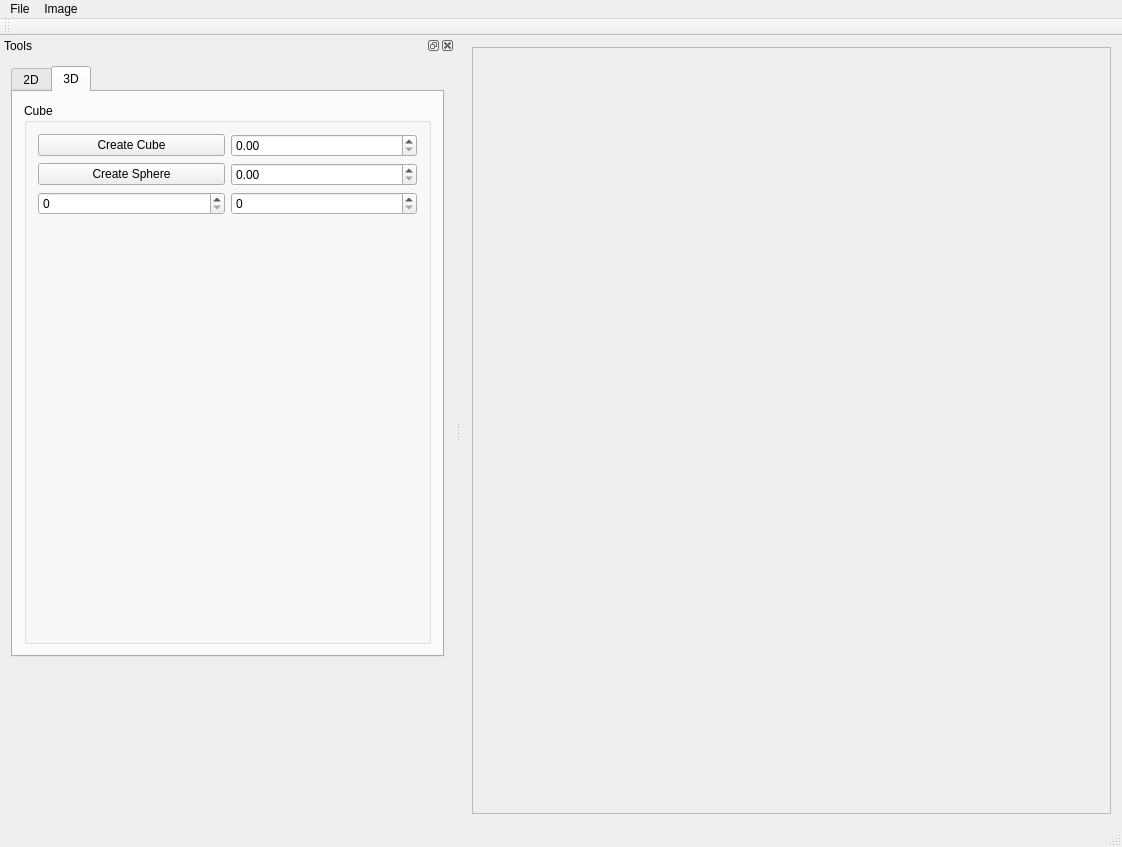
<?xml version="1.0" encoding="UTF-8"?>
<ui version="4.0">
 <class>ImageViewerClass</class>
 <widget class="QMainWindow" name="ImageViewerClass">
  <property name="geometry">
   <rect>
    <x>0</x>
    <y>0</y>
    <width>1122</width>
    <height>847</height>
   </rect>
  </property>
  <property name="windowTitle">
   <string>ImageViewer</string>
  </property>
  <widget class="QWidget" name="centralWidget">
   <layout class="QGridLayout" name="gridLayout_2">
    <item row="0" column="1">
     <widget class="QScrollArea" name="scrollArea">
      <property name="widgetResizable">
       <bool>true</bool>
      </property>
      <widget class="QWidget" name="scrollAreaWidgetContents">
       <property name="geometry">
        <rect>
         <x>0</x>
         <y>0</y>
         <width>655</width>
         <height>767</height>
        </rect>
       </property>
      </widget>
     </widget>
    </item>
   </layout>
  </widget>
  <widget class="QMenuBar" name="menuBar">
   <property name="geometry">
    <rect>
     <x>0</x>
     <y>0</y>
     <width>1122</width>
     <height>21</height>
    </rect>
   </property>
   <widget class="QMenu" name="menuFile">
    <property name="title">
     <string>File</string>
    </property>
    <addaction name="actionOpen"/>
    <addaction name="actionSave_as"/>
    <addaction name="separator"/>
    <addaction name="actionExit"/>
    <addaction name="actionLoad_Vtk"/>
    <addaction name="actionSave_Vtk"/>
   </widget>
   <widget class="QMenu" name="menuImage">
    <property name="title">
     <string>Image</string>
    </property>
    <addaction name="actionClear"/>
   </widget>
   <addaction name="menuFile"/>
   <addaction name="menuImage"/>
  </widget>
  <widget class="QToolBar" name="mainToolBar">
   <attribute name="toolBarArea">
    <enum>TopToolBarArea</enum>
   </attribute>
   <attribute name="toolBarBreak">
    <bool>false</bool>
   </attribute>
  </widget>
  <widget class="QStatusBar" name="statusBar"/>
  <widget class="QDockWidget" name="dockWidget">
   <property name="windowTitle">
    <string>Tools</string>
   </property>
   <attribute name="dockWidgetArea">
    <number>1</number>
   </attribute>
   <widget class="QWidget" name="dockWidgetContents">
    <layout class="QVBoxLayout" name="verticalLayout">
     <item>
      <widget class="QTabWidget" name="tabWidget">
       <property name="currentIndex">
        <number>1</number>
       </property>
       <widget class="QWidget" name="tab_3">
        <attribute name="title">
         <string>2D</string>
        </attribute>
        <layout class="QVBoxLayout" name="verticalLayout_3">
         <item>
          <widget class="QGroupBox" name="groupBox">
           <property name="title">
            <string>Color</string>
           </property>
           <layout class="QVBoxLayout" name="verticalLayout_2">
            <item>
             <widget class="QPushButton" name="pushButtonSetColor">
              <property name="text">
               <string/>
              </property>
             </widget>
            </item>
            <item>
             <widget class="QPushButton" name="pushButtonFill">
              <property name="text">
               <string>Fill</string>
              </property>
             </widget>
            </item>
           </layout>
          </widget>
         </item>
         <item>
          <widget class="QGroupBox" name="groupBox_2">
           <property name="title">
            <string>Draw</string>
           </property>
           <layout class="QGridLayout" name="gridLayout">
            <item row="4" column="0">
             <widget class="QToolButton" name="toolButtonRotate">
              <property name="text">
               <string>Rotate</string>
              </property>
              <property name="checkable">
               <bool>false</bool>
              </property>
             </widget>
            </item>
            <item row="0" column="0" colspan="4">
             <widget class="QComboBox" name="comboBoxLineAlg">
              <item>
               <property name="text">
                <string>DDA</string>
               </property>
              </item>
              <item>
               <property name="text">
                <string>Bresenham</string>
               </property>
              </item>
             </widget>
            </item>
            <item row="2" column="0">
             <widget class="QToolButton" name="toolButtonDrawPoly">
              <property name="text">
               <string>Polygon</string>
              </property>
             </widget>
            </item>
            <item row="5" column="3">
             <widget class="QDoubleSpinBox" name="doubleSpinBoxScaleY">
              <property name="singleStep">
               <double>0.250000000000000</double>
              </property>
             </widget>
            </item>
            <item row="7" column="2">
             <widget class="QDoubleSpinBox" name="doubleSpinBoxSlopeX">
              <property name="minimum">
               <double>-99.000000000000000</double>
              </property>
             </widget>
            </item>
            <item row="4" column="3">
             <widget class="QSpinBox" name="spinBoxRotate">
              <property name="minimum">
               <number>-360</number>
              </property>
              <property name="maximum">
               <number>360</number>
              </property>
             </widget>
            </item>
            <item row="5" column="0">
             <widget class="QToolButton" name="toolButtonScale">
              <property name="text">
               <string>Scale</string>
              </property>
             </widget>
            </item>
            <item row="7" column="0">
             <widget class="QToolButton" name="toolButtonSlope">
              <property name="text">
               <string>Slope</string>
              </property>
             </widget>
            </item>
            <item row="1" column="0">
             <widget class="QToolButton" name="toolButtonDrawLine">
              <property name="text">
               <string>Line</string>
              </property>
              <property name="checkable">
               <bool>true</bool>
              </property>
             </widget>
            </item>
            <item row="3" column="0">
             <widget class="QToolButton" name="toolButtonDrawCircle">
              <property name="text">
               <string>Circle</string>
              </property>
             </widget>
            </item>
            <item row="2" column="3">
             <widget class="QPushButton" name="pushButtonClear">
              <property name="text">
               <string>Clear</string>
              </property>
             </widget>
            </item>
            <item row="8" column="0">
             <widget class="QToolButton" name="toolButtonSymmetry">
              <property name="text">
               <string>Symmetry</string>
              </property>
             </widget>
            </item>
            <item row="2" column="2">
             <widget class="QRadioButton" name="radioButtonClear">
              <property name="text">
               <string>1obj</string>
              </property>
             </widget>
            </item>
            <item row="5" column="2">
             <widget class="QDoubleSpinBox" name="doubleSpinBoxScaleX">
              <property name="singleStep">
               <double>0.250000000000000</double>
              </property>
             </widget>
            </item>
            <item row="1" column="1">
             <widget class="QToolButton" name="toolButtonDrawCurve">
              <property name="text">
               <string>Curve</string>
              </property>
              <property name="checkable">
               <bool>true</bool>
              </property>
             </widget>
            </item>
            <item row="1" column="3">
             <spacer name="horizontalSpacer">
              <property name="orientation">
               <enum>Qt::Orientation::Horizontal</enum>
              </property>
              <property name="sizeHint" stdset="0">
               <size>
                <width>40</width>
                <height>20</height>
               </size>
              </property>
             </spacer>
            </item>
           </layout>
          </widget>
         </item>
         <item>
          <widget class="QGroupBox" name="groupBoxFill">
           <property name="title">
            <string/>
           </property>
           <layout class="QGridLayout" name="gridLayout_3">
            <item row="1" column="0">
             <widget class="QComboBox" name="comboBoxInterpolation">
              <item>
               <property name="text">
                <string>ScanLine</string>
               </property>
              </item>
              <item>
               <property name="text">
                <string>Neighbours</string>
               </property>
              </item>
              <item>
               <property name="text">
                <string>Barycentric</string>
               </property>
              </item>
             </widget>
            </item>
            <item row="1" column="1">
             <widget class="QPushButton" name="pushButtonVertex1">
              <property name="text">
               <string>Vertex 1</string>
              </property>
             </widget>
            </item>
            <item row="2" column="1">
             <widget class="QPushButton" name="pushButtonVertex3">
              <property name="text">
               <string>Vertex 3</string>
              </property>
             </widget>
            </item>
            <item row="2" column="0">
             <widget class="QPushButton" name="pushButtonVertex2">
              <property name="text">
               <string>Vertex 2</string>
              </property>
             </widget>
            </item>
           </layout>
          </widget>
         </item>
         <item>
          <widget class="QGroupBox" name="groupBoxCurve">
           <property name="title">
            <string/>
           </property>
           <layout class="QGridLayout" name="gridLayout_4">
            <item row="0" column="2">
             <widget class="QSpinBox" name="spinBoxLength"/>
            </item>
            <item row="0" column="4">
             <widget class="QCheckBox" name="checkBoxCurve">
              <property name="text">
               <string>Show Control Polygon</string>
              </property>
             </widget>
            </item>
            <item row="0" column="1">
             <widget class="QSpinBox" name="spinBoxAngle">
              <property name="minimum">
               <number>-360</number>
              </property>
              <property name="maximum">
               <number>360</number>
              </property>
             </widget>
            </item>
            <item row="1" column="1">
             <widget class="QComboBox" name="comboBoxCurve">
              <item>
               <property name="text">
                <string>Hermite</string>
               </property>
              </item>
              <item>
               <property name="text">
                <string>Bezier</string>
               </property>
              </item>
              <item>
               <property name="text">
                <string>Coon's B-Spline</string>
               </property>
              </item>
             </widget>
            </item>
            <item row="1" column="2">
             <widget class="QPushButton" name="pushButtonClearCurve">
              <property name="text">
               <string>Clear curve points</string>
              </property>
             </widget>
            </item>
           </layout>
          </widget>
         </item>
        </layout>
       </widget>
       <widget class="QWidget" name="tab_4">
        <attribute name="title">
         <string>3D</string>
        </attribute>
        <layout class="QVBoxLayout" name="verticalLayout_4">
         <item>
          <widget class="QGroupBox" name="groupBox_3">
           <property name="title">
            <string>Cube</string>
           </property>
           <layout class="QGridLayout" name="gridLayout_5">
            <item row="0" column="0">
             <widget class="QPushButton" name="createCube_btn">
              <property name="text">
               <string>Create Cube</string>
              </property>
              <property name="checkable">
               <bool>false</bool>
              </property>
             </widget>
            </item>
            <item row="0" column="1">
             <widget class="QDoubleSpinBox" name="side_sb"/>
            </item>
            <item row="1" column="0">
             <widget class="QPushButton" name="createSphere_btn">
              <property name="text">
               <string>Create Sphere</string>
              </property>
              <property name="checkable">
               <bool>false</bool>
              </property>
             </widget>
            </item>
            <item row="2" column="0">
             <widget class="QSpinBox" name="paral_sb"/>
            </item>
            <item row="1" column="1">
             <widget class="QDoubleSpinBox" name="radius_sb"/>
            </item>
            <item row="2" column="1">
             <widget class="QSpinBox" name="merid_sb"/>
            </item>
            <item row="3" column="0">
             <spacer name="verticalSpacer_2">
              <property name="orientation">
               <enum>Qt::Orientation::Vertical</enum>
              </property>
              <property name="sizeHint" stdset="0">
               <size>
                <width>20</width>
                <height>40</height>
               </size>
              </property>
             </spacer>
            </item>
           </layout>
          </widget>
         </item>
        </layout>
       </widget>
      </widget>
     </item>
     <item>
      <spacer name="verticalSpacer">
       <property name="orientation">
        <enum>Qt::Orientation::Vertical</enum>
       </property>
       <property name="sizeHint" stdset="0">
        <size>
         <width>20</width>
         <height>40</height>
        </size>
       </property>
      </spacer>
     </item>
    </layout>
   </widget>
  </widget>
  <action name="actionOpen">
   <property name="text">
    <string>Open</string>
   </property>
   <property name="shortcut">
    <string>Ctrl+O</string>
   </property>
  </action>
  <action name="actionSave_as">
   <property name="text">
    <string>Save as</string>
   </property>
   <property name="shortcut">
    <string>Ctrl+S</string>
   </property>
  </action>
  <action name="actionClear">
   <property name="text">
    <string>Clear</string>
   </property>
  </action>
  <action name="actionExit">
   <property name="text">
    <string>Exit</string>
   </property>
   <property name="shortcut">
    <string>Alt+F4</string>
   </property>
  </action>
  <action name="actionResize">
   <property name="text">
    <string>Resize</string>
   </property>
  </action>
  <action name="actionLoad_Vtk">
   <property name="text">
    <string>Load Vtk</string>
   </property>
  </action>
  <action name="actionSave_Vtk">
   <property name="text">
    <string>Save Vtk</string>
   </property>
  </action>
 </widget>
 <layoutdefault spacing="6" margin="11"/>
 <resources>
  <include location="ImageViewer.qrc"/>
 </resources>
 <connections/>
</ui>
